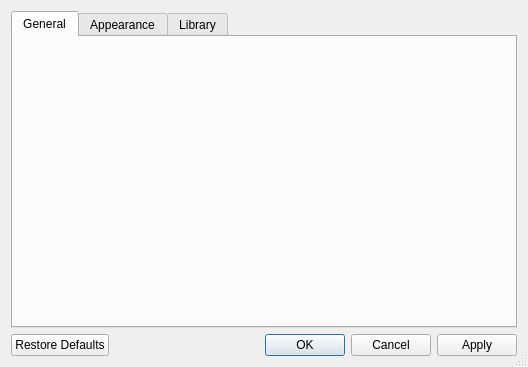
<?xml version="1.0" encoding="UTF-8"?>
<ui version="4.0">
 <class>librepcb::workspace::WorkspaceSettingsDialog</class>
 <widget class="QDialog" name="librepcb::workspace::WorkspaceSettingsDialog">
  <property name="windowModality">
   <enum>Qt::ApplicationModal</enum>
  </property>
  <property name="geometry">
   <rect>
    <x>0</x>
    <y>0</y>
    <width>528</width>
    <height>367</height>
   </rect>
  </property>
  <property name="windowTitle">
   <string>Workspace Settings</string>
  </property>
  <property name="sizeGripEnabled">
   <bool>true</bool>
  </property>
  <property name="modal">
   <bool>true</bool>
  </property>
  <layout class="QVBoxLayout" name="verticalLayout">
   <item>
    <widget class="QTabWidget" name="tabWidget">
     <property name="currentIndex">
      <number>0</number>
     </property>
     <widget class="QWidget" name="generalTab">
      <attribute name="title">
       <string>General</string>
      </attribute>
      <layout class="QVBoxLayout" name="verticalLayout_3">
       <item>
        <layout class="QFormLayout" name="generalLayout"/>
       </item>
       <item>
        <spacer name="verticalSpacer">
         <property name="orientation">
          <enum>Qt::Vertical</enum>
         </property>
         <property name="sizeHint" stdset="0">
          <size>
           <width>20</width>
           <height>40</height>
          </size>
         </property>
        </spacer>
       </item>
      </layout>
     </widget>
     <widget class="QWidget" name="appearanceTab">
      <attribute name="title">
       <string>Appearance</string>
      </attribute>
      <layout class="QVBoxLayout" name="verticalLayout_4">
       <item>
        <layout class="QFormLayout" name="appearanceLayout"/>
       </item>
       <item>
        <spacer name="verticalSpacer_3">
         <property name="orientation">
          <enum>Qt::Vertical</enum>
         </property>
         <property name="sizeHint" stdset="0">
          <size>
           <width>20</width>
           <height>262</height>
          </size>
         </property>
        </spacer>
       </item>
      </layout>
     </widget>
     <widget class="QWidget" name="libraryTab">
      <attribute name="title">
       <string>Library</string>
      </attribute>
      <layout class="QVBoxLayout" name="verticalLayout_2">
       <item>
        <layout class="QFormLayout" name="libraryLayout"/>
       </item>
       <item>
        <spacer name="verticalSpacer_2">
         <property name="orientation">
          <enum>Qt::Vertical</enum>
         </property>
         <property name="sizeHint" stdset="0">
          <size>
           <width>20</width>
           <height>262</height>
          </size>
         </property>
        </spacer>
       </item>
      </layout>
     </widget>
    </widget>
   </item>
   <item>
    <widget class="QDialogButtonBox" name="buttonBox">
     <property name="orientation">
      <enum>Qt::Horizontal</enum>
     </property>
     <property name="standardButtons">
      <set>QDialogButtonBox::Apply|QDialogButtonBox::Cancel|QDialogButtonBox::Ok|QDialogButtonBox::RestoreDefaults</set>
     </property>
    </widget>
   </item>
  </layout>
 </widget>
 <resources/>
 <connections>
  <connection>
   <sender>buttonBox</sender>
   <signal>accepted()</signal>
   <receiver>librepcb::workspace::WorkspaceSettingsDialog</receiver>
   <slot>accept()</slot>
   <hints>
    <hint type="sourcelabel">
     <x>257</x>
     <y>533</y>
    </hint>
    <hint type="destinationlabel">
     <x>157</x>
     <y>274</y>
    </hint>
   </hints>
  </connection>
  <connection>
   <sender>buttonBox</sender>
   <signal>rejected()</signal>
   <receiver>librepcb::workspace::WorkspaceSettingsDialog</receiver>
   <slot>reject()</slot>
   <hints>
    <hint type="sourcelabel">
     <x>325</x>
     <y>533</y>
    </hint>
    <hint type="destinationlabel">
     <x>286</x>
     <y>274</y>
    </hint>
   </hints>
  </connection>
 </connections>
</ui>
